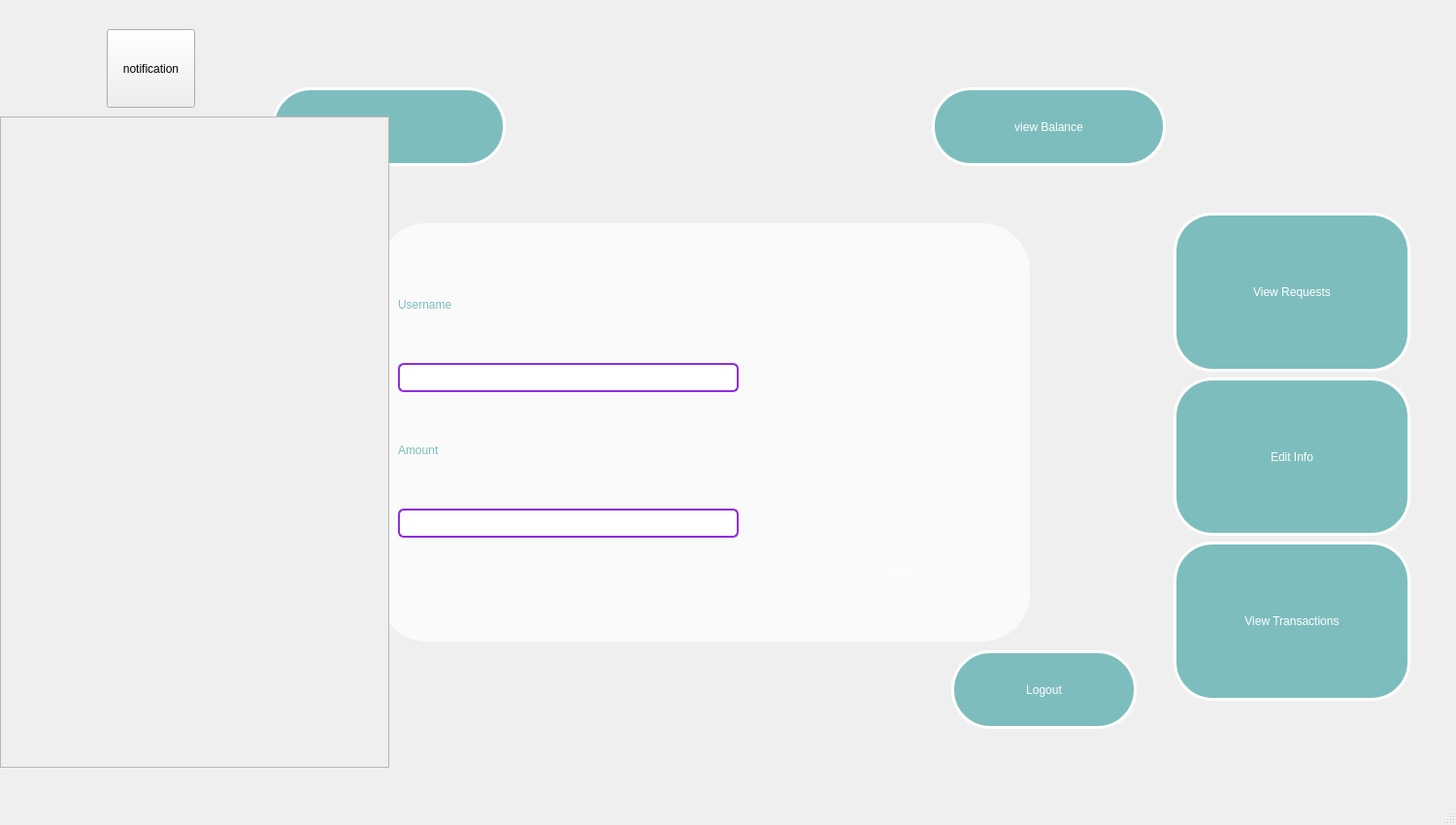
<?xml version="1.0" encoding="UTF-8"?>
<ui version="4.0">
 <class>interactionsystem</class>
 <widget class="QMainWindow" name="interactionsystem">
  <property name="geometry">
   <rect>
    <x>0</x>
    <y>0</y>
    <width>1500</width>
    <height>850</height>
   </rect>
  </property>
  <property name="windowTitle">
   <string>MainWindow</string>
  </property>
  <property name="styleSheet">
   <string notr="true">background: qlineargradient(
    x1: 0, y1: 0, x2: 0, y2: 1, 
    stop: 0 rgb(95, 48, 143), 
    stop: 1 #D8A0E0);</string>
  </property>
  <widget class="QWidget" name="centralwidget">
   <widget class="QFrame" name="verticalFrame">
    <property name="geometry">
     <rect>
      <x>1200</x>
      <y>210</y>
      <width>262</width>
      <height>521</height>
     </rect>
    </property>
    <property name="styleSheet">
     <string notr="true">background-color: transparent</string>
    </property>
    <layout class="QVBoxLayout" name="verticalLayout">
     <item>
      <widget class="QPushButton" name="pushButton_5">
       <property name="sizePolicy">
        <sizepolicy hsizetype="Minimum" vsizetype="Preferred">
         <horstretch>0</horstretch>
         <verstretch>0</verstretch>
        </sizepolicy>
       </property>
       <property name="styleSheet">
        <string notr="true">color:rgb(255, 255, 255);
background-color: rgb(126, 189, 189);
font: 700 15pt &quot;Segoe UI&quot;;
border-radius: 40px;
border:3px solid white;</string>
       </property>
       <property name="text">
        <string>View Requests</string>
       </property>
      </widget>
     </item>
     <item>
      <widget class="QPushButton" name="pushButton_7">
       <property name="sizePolicy">
        <sizepolicy hsizetype="Minimum" vsizetype="Preferred">
         <horstretch>0</horstretch>
         <verstretch>0</verstretch>
        </sizepolicy>
       </property>
       <property name="styleSheet">
        <string notr="true">color:rgb(255, 255, 255);
background-color: rgb(126, 189, 189);
font: 700 15pt &quot;Segoe UI&quot;;
border-radius: 40px;
border:3px solid white;</string>
       </property>
       <property name="text">
        <string>Edit Info</string>
       </property>
      </widget>
     </item>
     <item>
      <widget class="QPushButton" name="pushButton_4">
       <property name="sizePolicy">
        <sizepolicy hsizetype="Minimum" vsizetype="Preferred">
         <horstretch>0</horstretch>
         <verstretch>0</verstretch>
        </sizepolicy>
       </property>
       <property name="styleSheet">
        <string notr="true">color:rgb(255, 255, 255);
background-color: rgb(126, 189, 189);
font: 700 15pt &quot;Segoe UI&quot;;
border-radius: 40px;
border:3px solid white;</string>
       </property>
       <property name="text">
        <string>View Transactions</string>
       </property>
      </widget>
     </item>
    </layout>
   </widget>
   <widget class="QPushButton" name="pushButton_logout">
    <property name="geometry">
     <rect>
      <x>980</x>
      <y>670</y>
      <width>191</width>
      <height>81</height>
     </rect>
    </property>
    <property name="styleSheet">
     <string notr="true">color:rgb(255, 255, 255);
background-color: rgb(126, 189, 189);
font: 700 15pt &quot;Segoe UI&quot;;
border-radius: 40px;
border:3px solid white;</string>
    </property>
    <property name="text">
     <string>Logout</string>
    </property>
   </widget>
   <widget class="QStackedWidget" name="stackedWidget">
    <property name="geometry">
     <rect>
      <x>390</x>
      <y>230</y>
      <width>671</width>
      <height>431</height>
     </rect>
    </property>
    <property name="styleSheet">
     <string notr="true"> background-color: rgb(250, 250, 250);
    border-radius: 50%;
    </string>
    </property>
    <property name="currentIndex">
     <number>2</number>
    </property>
    <widget class="QWidget" name="page">
     <widget class="QLabel" name="logo_photo_3">
      <property name="geometry">
       <rect>
        <x>120</x>
        <y>80</y>
        <width>411</width>
        <height>261</height>
       </rect>
      </property>
      <property name="styleSheet">
       <string notr="true">border: 3px solid transparent;
background-color: transparent</string>
      </property>
      <property name="text">
       <string/>
      </property>
     </widget>
    </widget>
    <widget class="QWidget" name="page_2">
     <widget class="QWidget" name="verticalLayoutWidget_3">
      <property name="geometry">
       <rect>
        <x>40</x>
        <y>50</y>
        <width>361</width>
        <height>321</height>
       </rect>
      </property>
      <layout class="QVBoxLayout" name="verticalLayout_3">
       <item>
        <widget class="QLabel" name="label_2">
         <property name="sizePolicy">
          <sizepolicy hsizetype="Preferred" vsizetype="Fixed">
           <horstretch>0</horstretch>
           <verstretch>0</verstretch>
          </sizepolicy>
         </property>
         <property name="styleSheet">
          <string notr="true">color:rgb(126, 189, 189);
font: 700 13pt &quot;Segoe UI&quot;;</string>
         </property>
         <property name="text">
          <string>Receiver username</string>
         </property>
        </widget>
       </item>
       <item>
        <widget class="QLineEdit" name="receiverusername_label">
         <property name="sizePolicy">
          <sizepolicy hsizetype="Expanding" vsizetype="Fixed">
           <horstretch>0</horstretch>
           <verstretch>4</verstretch>
          </sizepolicy>
         </property>
         <property name="styleSheet">
          <string notr="true">border: 2px solid #8E2DE2; border-radius: 6px; 
    padding: 5px;
    background-color: white;
color:black;</string>
         </property>
        </widget>
       </item>
       <item>
        <widget class="QLabel" name="label_3">
         <property name="sizePolicy">
          <sizepolicy hsizetype="Preferred" vsizetype="Fixed">
           <horstretch>0</horstretch>
           <verstretch>0</verstretch>
          </sizepolicy>
         </property>
         <property name="styleSheet">
          <string notr="true">color:rgb(126, 189, 189);
font: 700 13pt &quot;Segoe UI&quot;;</string>
         </property>
         <property name="text">
          <string>Amount</string>
         </property>
        </widget>
       </item>
       <item>
        <widget class="QLineEdit" name="amount_request">
         <property name="baseSize">
          <size>
           <width>0</width>
           <height>0</height>
          </size>
         </property>
         <property name="styleSheet">
          <string notr="true">border: 2px solid #8E2DE2; border-radius: 6px; 
    padding: 5px;
    background-color: white;
color:black;</string>
         </property>
        </widget>
       </item>
      </layout>
     </widget>
     <widget class="QPushButton" name="pushButton_8">
      <property name="geometry">
       <rect>
        <x>450</x>
        <y>320</y>
        <width>171</width>
        <height>81</height>
       </rect>
      </property>
      <property name="styleSheet">
       <string notr="true">background: qlineargradient(
        x1: 0, y1: 0, x2: 0, y2: 1,
        stop: 0 rgb(95, 48, 143),
        stop: 1 #D8A0E0
    );
    color: white;
    font: 700 15pt &quot;Segoe UI&quot;;
    border: none;
    border-radius: 40px;
    padding: 10px 25px;</string>
      </property>
      <property name="text">
       <string>Request</string>
      </property>
     </widget>
     <widget class="QLabel" name="logo_photo">
      <property name="geometry">
       <rect>
        <x>420</x>
        <y>30</y>
        <width>231</width>
        <height>231</height>
       </rect>
      </property>
      <property name="styleSheet">
       <string notr="true">border: 3px solid transparent;
background-color: transparent</string>
      </property>
      <property name="text">
       <string/>
      </property>
     </widget>
    </widget>
    <widget class="QWidget" name="page_3">
     <widget class="QPushButton" name="pushButton_send">
      <property name="geometry">
       <rect>
        <x>450</x>
        <y>320</y>
        <width>171</width>
        <height>81</height>
       </rect>
      </property>
      <property name="styleSheet">
       <string notr="true">background: qlineargradient(
        x1: 0, y1: 0, x2: 0, y2: 1,
        stop: 0 rgb(95, 48, 143),
        stop: 1 #D8A0E0
    );
    color: white;
    font: 700 15pt &quot;Segoe UI&quot;;
    border: none;
    border-radius: 40px;
    padding: 10px 25px;</string>
      </property>
      <property name="text">
       <string>Send</string>
      </property>
     </widget>
     <widget class="QWidget" name="verticalLayoutWidget_6">
      <property name="geometry">
       <rect>
        <x>20</x>
        <y>30</y>
        <width>351</width>
        <height>341</height>
       </rect>
      </property>
      <layout class="QVBoxLayout" name="verticalLayout_6">
       <item>
        <widget class="QLabel" name="label_4">
         <property name="sizePolicy">
          <sizepolicy hsizetype="Preferred" vsizetype="Fixed">
           <horstretch>0</horstretch>
           <verstretch>0</verstretch>
          </sizepolicy>
         </property>
         <property name="styleSheet">
          <string notr="true">color:rgb(126, 189, 189);
font: 700 13pt &quot;Segoe UI&quot;;</string>
         </property>
         <property name="text">
          <string>Username</string>
         </property>
        </widget>
       </item>
       <item>
        <widget class="QLineEdit" name="lineEdit_senduser">
         <property name="styleSheet">
          <string notr="true">border: 2px solid #8E2DE2; border-radius: 6px; 
    padding: 5px;
    background-color: white;
color:black;</string>
         </property>
        </widget>
       </item>
       <item>
        <widget class="QLabel" name="label_5">
         <property name="sizePolicy">
          <sizepolicy hsizetype="Preferred" vsizetype="Fixed">
           <horstretch>0</horstretch>
           <verstretch>0</verstretch>
          </sizepolicy>
         </property>
         <property name="styleSheet">
          <string notr="true">color:rgb(126, 189, 189);
font: 700 13pt &quot;Segoe UI&quot;;</string>
         </property>
         <property name="text">
          <string>Amount</string>
         </property>
        </widget>
       </item>
       <item>
        <widget class="QLineEdit" name="lineEdit_sendamount">
         <property name="styleSheet">
          <string notr="true">border: 2px solid #8E2DE2; border-radius: 6px; 
    padding: 5px;
    background-color: white;
color:black;</string>
         </property>
        </widget>
       </item>
      </layout>
     </widget>
     <widget class="QLabel" name="logo_photo_2">
      <property name="geometry">
       <rect>
        <x>410</x>
        <y>50</y>
        <width>231</width>
        <height>231</height>
       </rect>
      </property>
      <property name="styleSheet">
       <string notr="true">border: 3px solid transparent;
background-color: transparent</string>
      </property>
      <property name="text">
       <string/>
      </property>
     </widget>
    </widget>
    <widget class="QWidget" name="page_4">
     <widget class="QScrollArea" name="scrollArea_1">
      <property name="geometry">
       <rect>
        <x>0</x>
        <y>0</y>
        <width>671</width>
        <height>431</height>
       </rect>
      </property>
      <property name="widgetResizable">
       <bool>true</bool>
      </property>
      <widget class="QWidget" name="scrollAreaWidgetContents">
       <property name="geometry">
        <rect>
         <x>0</x>
         <y>0</y>
         <width>671</width>
         <height>431</height>
        </rect>
       </property>
      </widget>
     </widget>
    </widget>
    <widget class="QWidget" name="page_5">
     <widget class="QStackedWidget" name="stackedWidget_2">
      <property name="geometry">
       <rect>
        <x>260</x>
        <y>30</y>
        <width>401</width>
        <height>351</height>
       </rect>
      </property>
      <property name="currentIndex">
       <number>4</number>
      </property>
      <widget class="QWidget" name="page_6"/>
      <widget class="QWidget" name="page_7">
       <widget class="QPushButton" name="pushButton_checkpassword">
        <property name="geometry">
         <rect>
          <x>170</x>
          <y>280</y>
          <width>171</width>
          <height>81</height>
         </rect>
        </property>
        <property name="styleSheet">
         <string notr="true">color:rgb(255, 255, 255);
background-color: rgb(126, 189, 189);
font: 700 15pt &quot;Segoe UI&quot;;
border-radius: 40px</string>
        </property>
        <property name="text">
         <string>Next</string>
        </property>
       </widget>
       <widget class="QLabel" name="label_6">
        <property name="geometry">
         <rect>
          <x>20</x>
          <y>60</y>
          <width>201</width>
          <height>55</height>
         </rect>
        </property>
        <property name="styleSheet">
         <string notr="true">color:rgb(126, 189, 189);
font: 700 13pt &quot;Segoe UI&quot;;</string>
        </property>
        <property name="text">
         <string>Current Password:</string>
        </property>
       </widget>
       <widget class="QLineEdit" name="passbeforeNEXT">
        <property name="geometry">
         <rect>
          <x>20</x>
          <y>140</y>
          <width>361</width>
          <height>51</height>
         </rect>
        </property>
        <property name="styleSheet">
         <string notr="true">border: 2px solid #8E2DE2; border-radius: 6px; 
    padding: 5px;
    background-color: white;
color:black;</string>
        </property>
       </widget>
      </widget>
      <widget class="QWidget" name="page_8">
       <widget class="QPushButton" name="pushButton_9">
        <property name="geometry">
         <rect>
          <x>260</x>
          <y>280</y>
          <width>121</width>
          <height>41</height>
         </rect>
        </property>
        <property name="styleSheet">
         <string notr="true">color:rgb(255, 255, 255);
background-color: rgb(126, 189, 189);
font: 700 15pt &quot;Segoe UI&quot;;
border-radius: 40px</string>
        </property>
        <property name="text">
         <string>Save</string>
        </property>
       </widget>
       <widget class="QLabel" name="label_7">
        <property name="geometry">
         <rect>
          <x>40</x>
          <y>70</y>
          <width>181</width>
          <height>55</height>
         </rect>
        </property>
        <property name="styleSheet">
         <string notr="true">color:rgb(126, 189, 189);
font: 700 13pt &quot;Segoe UI&quot;;</string>
        </property>
        <property name="frameShape">
         <enum>QFrame::Shape::StyledPanel</enum>
        </property>
        <property name="text">
         <string>New Password</string>
        </property>
       </widget>
       <widget class="QLineEdit" name="new_password_line">
        <property name="geometry">
         <rect>
          <x>20</x>
          <y>165</y>
          <width>371</width>
          <height>51</height>
         </rect>
        </property>
        <property name="styleSheet">
         <string notr="true">border: 2px solid #8E2DE2; border-radius: 6px; 
    padding: 5px;
    background-color: white;
color:black;</string>
        </property>
       </widget>
      </widget>
      <widget class="QWidget" name="page_11">
       <widget class="QLabel" name="label_8">
        <property name="geometry">
         <rect>
          <x>30</x>
          <y>80</y>
          <width>191</width>
          <height>61</height>
         </rect>
        </property>
        <property name="styleSheet">
         <string notr="true">color:rgb(126, 189, 189);
font: 700 13pt &quot;Segoe UI&quot;;</string>
        </property>
        <property name="text">
         <string>New UserName :</string>
        </property>
       </widget>
       <widget class="QLineEdit" name="new_username_line">
        <property name="geometry">
         <rect>
          <x>20</x>
          <y>170</y>
          <width>351</width>
          <height>41</height>
         </rect>
        </property>
        <property name="styleSheet">
         <string notr="true">border: 2px solid #8E2DE2; border-radius: 6px; 
    padding: 5px;
    background-color: white;
color:black;</string>
        </property>
       </widget>
       <widget class="QPushButton" name="saveButton_1">
        <property name="geometry">
         <rect>
          <x>240</x>
          <y>270</y>
          <width>151</width>
          <height>81</height>
         </rect>
        </property>
        <property name="styleSheet">
         <string notr="true">color:rgb(255, 255, 255);
background-color: rgb(126, 189, 189);
font: 700 15pt &quot;Segoe UI&quot;;
border-radius: 40px</string>
        </property>
        <property name="text">
         <string>Save</string>
        </property>
       </widget>
      </widget>
      <widget class="QWidget" name="img">
       <widget class="QLabel" name="label">
        <property name="geometry">
         <rect>
          <x>30</x>
          <y>30</y>
          <width>141</width>
          <height>51</height>
         </rect>
        </property>
        <property name="styleSheet">
         <string notr="true">color:rgb(0, 0, 0)</string>
        </property>
        <property name="text">
         <string>NEW image</string>
        </property>
       </widget>
       <widget class="QLabel" name="imgLabel">
        <property name="geometry">
         <rect>
          <x>70</x>
          <y>90</y>
          <width>231</width>
          <height>211</height>
         </rect>
        </property>
        <property name="styleSheet">
         <string notr="true">border: 4px solid white;
border-radius: 50px;
background-color: white;
box-shadow: 0px 4px 15px rgba(0,0,0,0.15);  /* ظل ناعم */
</string>
        </property>
        <property name="text">
         <string>TextLabel</string>
        </property>
       </widget>
      </widget>
     </widget>
     <widget class="QWidget" name="verticalLayoutWidget_4">
      <property name="geometry">
       <rect>
        <x>20</x>
        <y>20</y>
        <width>228</width>
        <height>371</height>
       </rect>
      </property>
      <layout class="QVBoxLayout" name="verticalLayout_4">
       <item>
        <widget class="QPushButton" name="pushButton_editusername">
         <property name="sizePolicy">
          <sizepolicy hsizetype="Minimum" vsizetype="Preferred">
           <horstretch>0</horstretch>
           <verstretch>0</verstretch>
          </sizepolicy>
         </property>
         <property name="styleSheet">
          <string notr="true">background: qlineargradient(
        x1: 0, y1: 0, x2: 0, y2: 1,
        stop: 0 rgb(95, 48, 143),
        stop: 1 #D8A0E0
    );

    color: white;
    font: 700 15pt &quot;Segoe UI&quot;;
    border: none;
    border-radius: 40px;

    padding: 10px 25px;

</string>
         </property>
         <property name="text">
          <string>Edit UserName</string>
         </property>
        </widget>
       </item>
       <item>
        <widget class="QPushButton" name="pushButton_6">
         <property name="sizePolicy">
          <sizepolicy hsizetype="Preferred" vsizetype="Preferred">
           <horstretch>0</horstretch>
           <verstretch>0</verstretch>
          </sizepolicy>
         </property>
         <property name="styleSheet">
          <string notr="true">background: qlineargradient(
        x1: 0, y1: 0, x2: 0, y2: 1,
        stop: 0 rgb(95, 48, 143),
        stop: 1 #D8A0E0
    );
    color: white;
    font: 700 15pt &quot;Segoe UI&quot;;
    border: none;
    border-radius: 40px;
    padding: 10px 25px;
</string>
         </property>
         <property name="text">
          <string>Edit Photo</string>
         </property>
        </widget>
       </item>
       <item>
        <widget class="QPushButton" name="pushButton_editpassword">
         <property name="sizePolicy">
          <sizepolicy hsizetype="Minimum" vsizetype="Preferred">
           <horstretch>0</horstretch>
           <verstretch>0</verstretch>
          </sizepolicy>
         </property>
         <property name="styleSheet">
          <string notr="true">background: qlineargradient(
        x1: 0, y1: 0, x2: 0, y2: 1,
        stop: 0 rgb(95, 48, 143),
        stop: 1 #D8A0E0
    );
    color: white;
    font: 700 15pt &quot;Segoe UI&quot;;
    border: none;
    border-radius: 40px;
    padding: 10px 25px;</string>
         </property>
         <property name="text">
          <string>Edit Password</string>
         </property>
        </widget>
       </item>
       <item>
        <widget class="QPushButton" name="pushButton_BackfroEdit">
         <property name="sizePolicy">
          <sizepolicy hsizetype="Minimum" vsizetype="Preferred">
           <horstretch>0</horstretch>
           <verstretch>0</verstretch>
          </sizepolicy>
         </property>
         <property name="styleSheet">
          <string notr="true">background: qlineargradient(
        x1: 0, y1: 0, x2: 0, y2: 1,
        stop: 0 rgb(95, 48, 143),
        stop: 1 #D8A0E0
    );
    color: white;
    font: 700 15pt &quot;Segoe UI&quot;;
    border: none;
    border-radius: 40px;
    padding: 10px 25px;</string>
         </property>
         <property name="text">
          <string>Back</string>
         </property>
        </widget>
       </item>
      </layout>
     </widget>
    </widget>
    <widget class="QWidget" name="page_9">
     <widget class="QScrollArea" name="scrollArea_2">
      <property name="geometry">
       <rect>
        <x>0</x>
        <y>0</y>
        <width>671</width>
        <height>431</height>
       </rect>
      </property>
      <property name="styleSheet">
       <string notr="true">/*background: qlineargradient(
    x1: 0, y1: 0, x2: 0, y2: 1, 
    stop: 0 rgb(95, 48, 143), 
    stop: 1 #D8A0E0);*/
background-color: rgb(255, 255, 255);</string>
      </property>
      <property name="widgetResizable">
       <bool>true</bool>
      </property>
      <widget class="QWidget" name="scrollAreaWidgetContents_2">
       <property name="geometry">
        <rect>
         <x>0</x>
         <y>0</y>
         <width>671</width>
         <height>431</height>
        </rect>
       </property>
      </widget>
     </widget>
    </widget>
    <widget class="QWidget" name="page_10">
     <widget class="QStackedWidget" name="stackedWidget_3">
      <property name="geometry">
       <rect>
        <x>230</x>
        <y>80</y>
        <width>391</width>
        <height>261</height>
       </rect>
      </property>
      <property name="currentIndex">
       <number>3</number>
      </property>
      <widget class="QWidget" name="page_EGP">
       <widget class="QTextBrowser" name="textBrowser_2">
        <property name="geometry">
         <rect>
          <x>50</x>
          <y>30</y>
          <width>291</width>
          <height>192</height>
         </rect>
        </property>
        <property name="styleSheet">
         <string notr="true">background: qlineargradient(
        x1: 0, y1: 0, x2: 0, y2: 1,
        stop: 0 rgb(95, 48, 143),
        stop: 1 #D8A0E0
    );
    color: white;
    font: 700 15pt &quot;Segoe UI&quot;;
    border: none;
    border-radius: 40px;
    padding: 10px 25px;</string>
        </property>
       </widget>
      </widget>
      <widget class="QWidget" name="page_USD">
       <widget class="QTextBrowser" name="textBrowser_3">
        <property name="geometry">
         <rect>
          <x>50</x>
          <y>30</y>
          <width>291</width>
          <height>192</height>
         </rect>
        </property>
        <property name="styleSheet">
         <string notr="true">background: qlineargradient(
        x1: 0, y1: 0, x2: 0, y2: 1,
        stop: 0 rgb(95, 48, 143),
        stop: 1 #D8A0E0
    );
    color: white;
    font: 700 15pt &quot;Segoe UI&quot;;
    border: none;
    border-radius: 40px;
    padding: 10px 25px;</string>
        </property>
       </widget>
      </widget>
      <widget class="QWidget" name="page_EUR">
       <widget class="QTextBrowser" name="textBrowser">
        <property name="geometry">
         <rect>
          <x>50</x>
          <y>30</y>
          <width>291</width>
          <height>192</height>
         </rect>
        </property>
        <property name="styleSheet">
         <string notr="true">background: qlineargradient(
        x1: 0, y1: 0, x2: 0, y2: 1,
        stop: 0 rgb(95, 48, 143),
        stop: 1 #D8A0E0
    );
    color: white;
    font: 700 15pt &quot;Segoe UI&quot;;
    border: none;
    border-radius: 40px;
    padding: 10px 25px;</string>
        </property>
       </widget>
      </widget>
      <widget class="QWidget" name="page_Empty"/>
     </widget>
     <widget class="QWidget" name="verticalLayoutWidget_5">
      <property name="geometry">
       <rect>
        <x>30</x>
        <y>30</y>
        <width>160</width>
        <height>361</height>
       </rect>
      </property>
      <layout class="QVBoxLayout" name="verticalLayout_5">
       <item>
        <widget class="QPushButton" name="pushButton_10">
         <property name="sizePolicy">
          <sizepolicy hsizetype="Minimum" vsizetype="Preferred">
           <horstretch>0</horstretch>
           <verstretch>0</verstretch>
          </sizepolicy>
         </property>
         <property name="styleSheet">
          <string notr="true">background: qlineargradient(
        x1: 0, y1: 0, x2: 0, y2: 1,
        stop: 0 rgb(95, 48, 143),
        stop: 1 #D8A0E0
    );
    color: white;
    font: 700 15pt &quot;Segoe UI&quot;;
    border: none;
    border-radius: 40px;
    padding: 10px 25px;</string>
         </property>
         <property name="text">
          <string>EGP</string>
         </property>
        </widget>
       </item>
       <item>
        <widget class="QPushButton" name="pushButton_11">
         <property name="sizePolicy">
          <sizepolicy hsizetype="Minimum" vsizetype="Preferred">
           <horstretch>0</horstretch>
           <verstretch>0</verstretch>
          </sizepolicy>
         </property>
         <property name="styleSheet">
          <string notr="true">background: qlineargradient(
        x1: 0, y1: 0, x2: 0, y2: 1,
        stop: 0 rgb(95, 48, 143),
        stop: 1 #D8A0E0
    );
    color: white;
    font: 700 15pt &quot;Segoe UI&quot;;
    border: none;
    border-radius: 40px;
    padding: 10px 25px;</string>
         </property>
         <property name="text">
          <string>USD</string>
         </property>
        </widget>
       </item>
       <item>
        <widget class="QPushButton" name="pushButton_12">
         <property name="sizePolicy">
          <sizepolicy hsizetype="Minimum" vsizetype="Preferred">
           <horstretch>0</horstretch>
           <verstretch>0</verstretch>
          </sizepolicy>
         </property>
         <property name="styleSheet">
          <string notr="true">background: qlineargradient(
        x1: 0, y1: 0, x2: 0, y2: 1,
        stop: 0 rgb(95, 48, 143),
        stop: 1 #D8A0E0
    );
    color: white;
    font: 700 15pt &quot;Segoe UI&quot;;
    border: none;
    border-radius: 40px;
    padding: 10px 25px;</string>
         </property>
         <property name="text">
          <string>EUR</string>
         </property>
        </widget>
       </item>
      </layout>
     </widget>
    </widget>
    <widget class="QWidget" name="page_12">
     <widget class="QScrollArea" name="scrollArea_3">
      <property name="geometry">
       <rect>
        <x>-10</x>
        <y>-10</y>
        <width>691</width>
        <height>451</height>
       </rect>
      </property>
      <property name="styleSheet">
       <string notr="true">background-color: rgb(255, 255, 255);</string>
      </property>
      <property name="widgetResizable">
       <bool>true</bool>
      </property>
      <widget class="QWidget" name="scrollAreaWidgetContents_3">
       <property name="geometry">
        <rect>
         <x>0</x>
         <y>0</y>
         <width>561</width>
         <height>381</height>
        </rect>
       </property>
       <property name="minimumSize">
        <size>
         <width>561</width>
         <height>381</height>
        </size>
       </property>
       <property name="maximumSize">
        <size>
         <width>561</width>
         <height>381</height>
        </size>
       </property>
       <property name="styleSheet">
        <string notr="true"/>
       </property>
      </widget>
     </widget>
    </widget>
   </widget>
   <widget class="QFrame" name="verticalFrame_2">
    <property name="geometry">
     <rect>
      <x>60</x>
      <y>210</y>
      <width>236</width>
      <height>501</height>
     </rect>
    </property>
    <property name="styleSheet">
     <string notr="true">background-color: transparent</string>
    </property>
    <layout class="QVBoxLayout" name="verticalLayout_2">
     <item>
      <widget class="QPushButton" name="pushButton">
       <property name="sizePolicy">
        <sizepolicy hsizetype="Minimum" vsizetype="Preferred">
         <horstretch>0</horstretch>
         <verstretch>0</verstretch>
        </sizepolicy>
       </property>
       <property name="styleSheet">
        <string notr="true">color:rgb(255, 255, 255);
background-color: rgb(126, 189, 189);
font: 700 15pt &quot;Segoe UI&quot;;
border-radius: 40px;
border:3px solid white;</string>
       </property>
       <property name="text">
        <string>Request Money</string>
       </property>
      </widget>
     </item>
     <item>
      <widget class="QPushButton" name="Donate_button">
       <property name="sizePolicy">
        <sizepolicy hsizetype="Minimum" vsizetype="Preferred">
         <horstretch>0</horstretch>
         <verstretch>0</verstretch>
        </sizepolicy>
       </property>
       <property name="styleSheet">
        <string notr="true">color:rgb(255, 255, 255);
background-color: rgb(126, 189, 189);
font: 700 15pt &quot;Segoe UI&quot;;
border-radius: 40px;
border:3px solid white;</string>
       </property>
       <property name="text">
        <string>Donate</string>
       </property>
      </widget>
     </item>
     <item>
      <widget class="QPushButton" name="pushButton_2">
       <property name="sizePolicy">
        <sizepolicy hsizetype="Minimum" vsizetype="Preferred">
         <horstretch>0</horstretch>
         <verstretch>0</verstretch>
        </sizepolicy>
       </property>
       <property name="styleSheet">
        <string notr="true">color:rgb(255, 255, 255);
background-color: rgb(126, 189, 189);
font: 700 15pt &quot;Segoe UI&quot;;
border-radius: 40px;
border:3px solid white;;</string>
       </property>
       <property name="text">
        <string>Send Money</string>
       </property>
      </widget>
     </item>
    </layout>
   </widget>
   <widget class="QLabel" name="userinfo_label">
    <property name="geometry">
     <rect>
      <x>280</x>
      <y>90</y>
      <width>241</width>
      <height>81</height>
     </rect>
    </property>
    <property name="styleSheet">
     <string notr="true">border:3px solid white;
qproperty-alignment: 'AlignCenter';
border-radius: 40px;
color: rgb(255, 255, 255);
background-color: rgb(126, 189, 189);
font: 700 18pt &quot;Segoe UI&quot;;
</string>
    </property>
    <property name="text">
     <string/>
    </property>
   </widget>
   <widget class="QPushButton" name="pushButton_3">
    <property name="geometry">
     <rect>
      <x>960</x>
      <y>90</y>
      <width>241</width>
      <height>81</height>
     </rect>
    </property>
    <property name="styleSheet">
     <string notr="true">border:3px solid white;
border-radius: 14px;
color:rgb(255, 255, 255);
background-color: rgb(126, 189, 189);
font: 700 15pt &quot;Segoe UI&quot;;
border-radius: 40px</string>
    </property>
    <property name="text">
     <string>view Balance</string>
    </property>
   </widget>
   <widget class="QLabel" name="profile">
    <property name="geometry">
     <rect>
      <x>1220</x>
      <y>30</y>
      <width>231</width>
      <height>171</height>
     </rect>
    </property>
    <property name="styleSheet">
     <string notr="true"/>
    </property>
    <property name="text">
     <string/>
    </property>
   </widget>
   <widget class="QPushButton" name="notificationButton">
    <property name="geometry">
     <rect>
      <x>110</x>
      <y>30</y>
      <width>91</width>
      <height>81</height>
     </rect>
    </property>
    <property name="styleSheet">
     <string notr="true"/>
    </property>
    <property name="text">
     <string>notification</string>
    </property>
   </widget>
   <widget class="QWidget" name="notificationsPanel" native="true">
    <property name="geometry">
     <rect>
      <x>0</x>
      <y>120</y>
      <width>401</width>
      <height>671</height>
     </rect>
    </property>
    <layout class="QVBoxLayout" name="verticalLayout_8">
     <item>
      <widget class="QScrollArea" name="notificationsScrollArea">
       <property name="widgetResizable">
        <bool>true</bool>
       </property>
       <widget class="QWidget" name="notificationsContent">
        <property name="geometry">
         <rect>
          <x>0</x>
          <y>0</y>
          <width>377</width>
          <height>647</height>
         </rect>
        </property>
        <layout class="QVBoxLayout" name="verticalLayout_7"/>
       </widget>
      </widget>
     </item>
    </layout>
   </widget>
  </widget>
  <widget class="QMenuBar" name="menubar">
   <property name="geometry">
    <rect>
     <x>0</x>
     <y>0</y>
     <width>1500</width>
     <height>26</height>
    </rect>
   </property>
  </widget>
  <widget class="QStatusBar" name="statusbar"/>
 </widget>
 <resources/>
 <connections/>
</ui>
